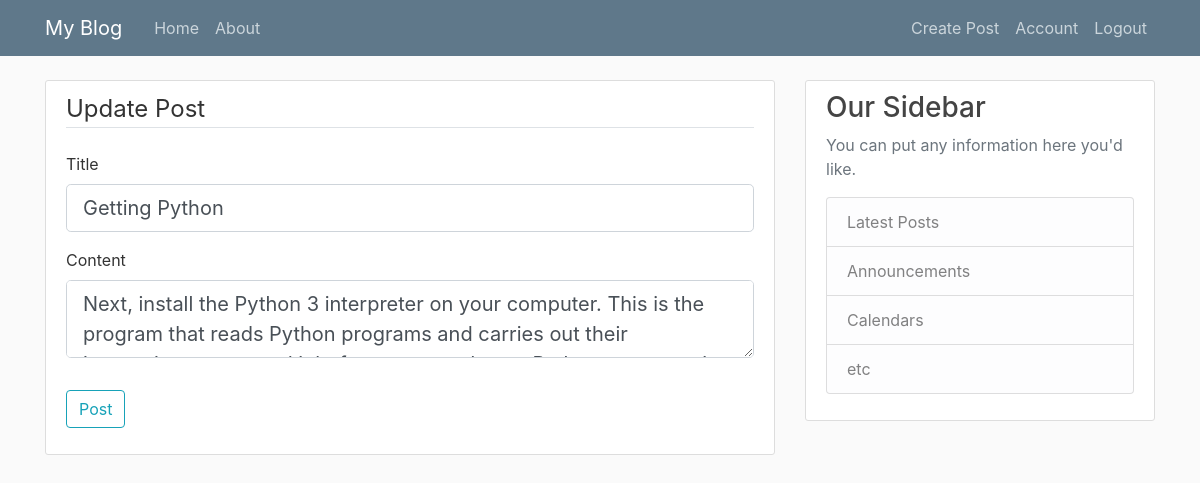
The app's page /post/14/update (signed in), older data.
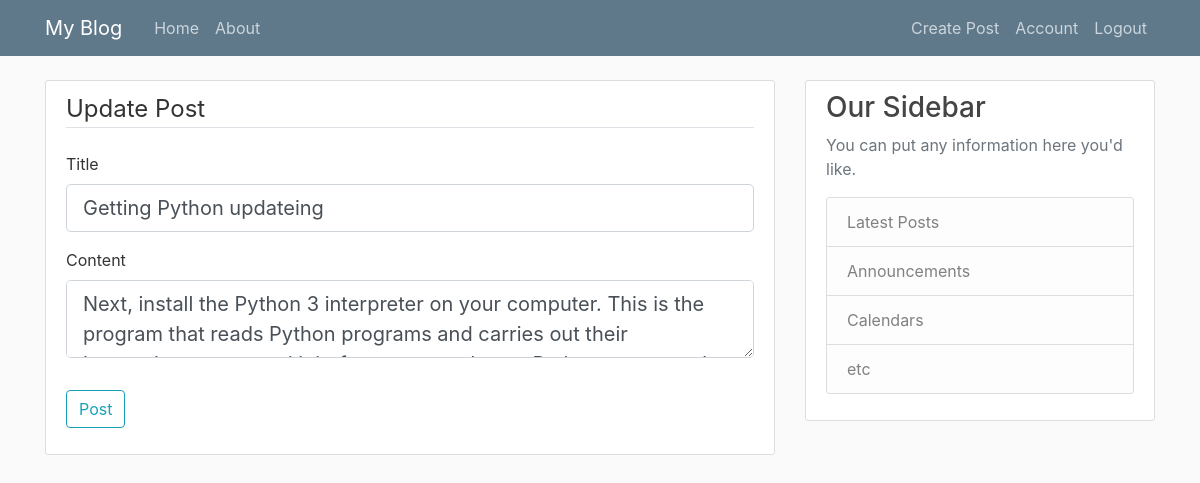
The same page, newer data.
### fl_blog/models.py (models this page shows, shortened)
class Post(db.Model):
    id = db.Column(db.Integer, primary_key=True)
    title = db.Column(db.String(120), nullable=False)
    date_posted = db.Column(db.DateTime, nullable=False, default=datetime.utcnow)
    content = db.Column(db.Text, nullable=False)
    user_id = db.Column(db.Integer, db.ForeignKey("user.id"), nullable=False)

### fl_blog/posts/routes.py (the view)
@posts.route("/post/<int:post_id>/update", methods=["GET", "POST"])
@login_required
def update_post(post_id):
    post = Post.query.get_or_404(post_id)
    if post.author != current_user:
        abort(403)
    form = PostForm()
    if form.validate_on_submit():
        post.title = form.title.data
        post.content = form.content.data
        db.session.commit()
        flash("Your post has been updated!", "success")
        return redirect(url_for("posts.post", post_id=post.id))
    elif request.method == "GET":
        form.title.data = post.title
        form.content.data = post.content
    return render_template(
        "create_post.html", title="Update Post", form=form, legend="Update Post"
    )

### fl_blog/posts/forms.py
class PostForm(FlaskForm):
    title = StringField("Title", validators=[DataRequired()])
    content = TextAreaField("Content", validators=[DataRequired()])
    submit = SubmitField("Post")

### fl_blog/models.py (called while the page is built)
@login_manager.user_loader
def load_user(user_id):
    return User.query.get(int(user_id))

### fl_blog/templates/create_post.html (shortened to what this page needs)
{% extends "layout.html" %}
{% block content %}
<div class="content-section">
    <form method="POST" action="">
        <fieldset class="form-group">
            <legend class="border-bottom mb-4">{{ legend }}</legend>
            <div class="form-group">
                {{ form.title.label(class="form-control-label") }}
                {% if form.title.errors %}
                    {{ form.title(class="form-control form-control-lg is-invalid") }}
                    <div class="invalid-feedback">
                        {% for error in form.title.errors %}
                            <span>{{ error }}</span>
                        {% endfor %}
                    </div>
                {% else %}
                    {{ form.title(class="form-control form-control-lg") }}
                {% endif %}
            </div>
            <div class="form-group">
                {{ form.content.label(class="form-control-label") }}
                {% if form.content.errors %}
                    {{ form.content(class="form-control form-control-lg is-invalid") }}
                    <div class="invalid-feedback">
                        {% for error in form.content.errors %}
                            <span>{{ error }}</span>
                        {% endfor %}
                    </div>
                {% else %}
                    {{ form.content(class="form-control form-control-lg") }}
                {% endif %}
            </div>
        </fieldset>
        <div class="form-group">
            {{ form.submit(class="btn btn-outline-info") }}
        </div>
    </form>
</div>
{% endblock content %}

Row changes from the older to the newer data that the page shows:
changed Post: title "Getting Python" → "Getting Python updateing"
